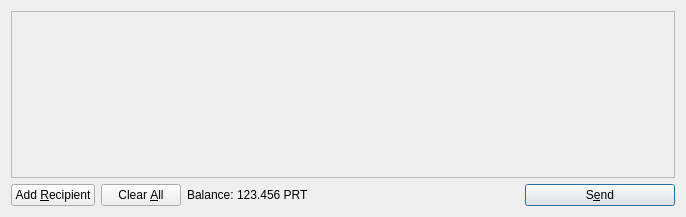
<?xml version="1.0" encoding="UTF-8"?>
<ui version="4.0">
 <class>SendCoinsDialog</class>
 <widget class="QDialog" name="SendCoinsDialog">
  <property name="geometry">
   <rect>
    <x>0</x>
    <y>0</y>
    <width>686</width>
    <height>217</height>
   </rect>
  </property>
  <property name="windowTitle">
   <string>Send Coins</string>
  </property>
  <layout class="QVBoxLayout" name="verticalLayout">
   <item>
    <widget class="QScrollArea" name="scrollArea">
     <property name="widgetResizable">
      <bool>true</bool>
     </property>
     <widget class="QWidget" name="scrollAreaWidgetContents">
      <property name="geometry">
       <rect>
        <x>0</x>
        <y>0</y>
        <width>666</width>
        <height>165</height>
       </rect>
      </property>
      <layout class="QVBoxLayout" name="verticalLayout_2">
       <property name="margin">
        <number>0</number>
       </property>
       <item>
        <layout class="QVBoxLayout" name="entries">
         <property name="spacing">
          <number>6</number>
         </property>
        </layout>
       </item>
       <item>
        <spacer name="verticalSpacer">
         <property name="orientation">
          <enum>Qt::Vertical</enum>
         </property>
         <property name="sizeHint" stdset="0">
          <size>
           <width>20</width>
           <height>40</height>
          </size>
         </property>
        </spacer>
       </item>
      </layout>
     </widget>
    </widget>
   </item>
   <item>
    <layout class="QHBoxLayout" name="horizontalLayout">
     <item>
      <widget class="QPushButton" name="addButton">
       <property name="toolTip">
        <string>Send to multiple recipients at once</string>
       </property>
       <property name="text">
        <string>Add &amp;Recipient</string>
       </property>
       <property name="icon">
        <iconset resource="../bitcoin.qrc">
         <normaloff>:/icons/add</normaloff>:/icons/add</iconset>
       </property>
       <property name="autoDefault">
        <bool>false</bool>
       </property>
      </widget>
     </item>
     <item>
      <widget class="QPushButton" name="clearButton">
       <property name="sizePolicy">
        <sizepolicy hsizetype="Minimum" vsizetype="Fixed">
         <horstretch>0</horstretch>
         <verstretch>0</verstretch>
        </sizepolicy>
       </property>
       <property name="toolTip">
        <string>Remove all transaction fields</string>
       </property>
       <property name="text">
        <string>Clear &amp;All</string>
       </property>
       <property name="icon">
        <iconset resource="../bitcoin.qrc">
         <normaloff>:/icons/remove</normaloff>:/icons/remove</iconset>
       </property>
       <property name="autoRepeatDelay">
        <number>300</number>
       </property>
       <property name="autoDefault">
        <bool>false</bool>
       </property>
      </widget>
     </item>
     <item>
      <layout class="QHBoxLayout" name="horizontalLayout_2">
       <property name="spacing">
        <number>3</number>
       </property>
       <item>
        <widget class="QLabel" name="label">
         <property name="text">
          <string>Balance:</string>
         </property>
        </widget>
       </item>
       <item>
        <widget class="QLabel" name="labelBalance">
         <property name="cursor">
          <cursorShape>IBeamCursor</cursorShape>
         </property>
         <property name="text">
          <string>123.456 PRT</string>
         </property>
         <property name="textInteractionFlags">
          <set>Qt::LinksAccessibleByMouse|Qt::TextSelectableByKeyboard|Qt::TextSelectableByMouse</set>
         </property>
        </widget>
       </item>
      </layout>
     </item>
     <item>
      <spacer name="horizontalSpacer">
       <property name="orientation">
        <enum>Qt::Horizontal</enum>
       </property>
       <property name="sizeHint" stdset="0">
        <size>
         <width>40</width>
         <height>20</height>
        </size>
       </property>
      </spacer>
     </item>
     <item>
      <widget class="QPushButton" name="sendButton">
       <property name="minimumSize">
        <size>
         <width>150</width>
         <height>0</height>
        </size>
       </property>
       <property name="toolTip">
        <string>Confirm the send action</string>
       </property>
       <property name="text">
        <string>S&amp;end</string>
       </property>
       <property name="icon">
        <iconset resource="../bitcoin.qrc">
         <normaloff>:/icons/send</normaloff>:/icons/send</iconset>
       </property>
       <property name="default">
        <bool>true</bool>
       </property>
      </widget>
     </item>
    </layout>
   </item>
  </layout>
 </widget>
 <resources>
  <include location="../bitcoin.qrc"/>
 </resources>
 <connections/>
</ui>
